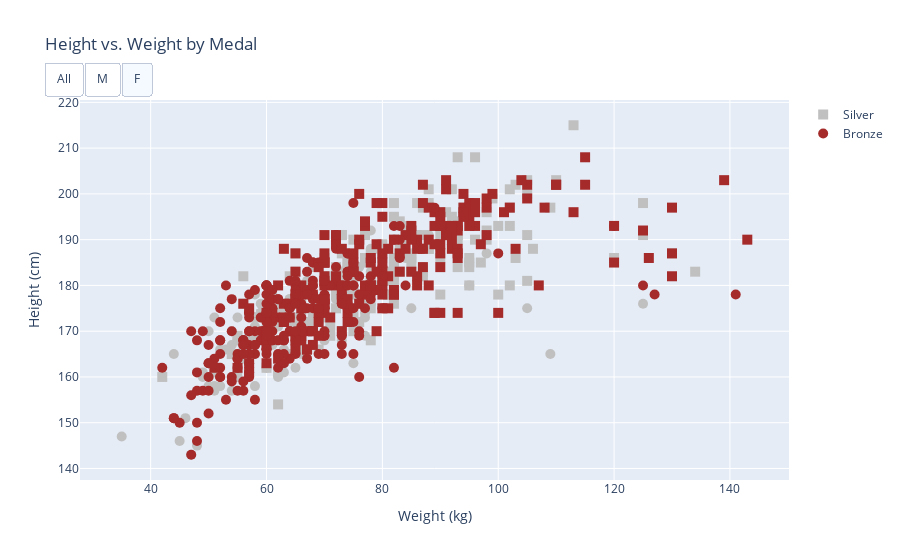

The cell this chart's notebook holds for it:
### Code cell
# Update the layout
fig.update_layout(
    title='Height vs. Weight by Medal',
    xaxis_title='Weight (kg)',
    yaxis_title='Height (cm)',
    updatemenus=[dict(
        type='buttons',
        direction='left',
        buttons=list([
            dict(
                label='All',
                method='update',
                args=[{'visible': [True, True, True]}]
            ),
            dict(
                label='M',
                method='update',
                args=[{'visible': [True, False, True]}]
            ),
            dict(
                label='F',
                method='update',
                args=[{'visible': [False, True, True]}]
            )
        ]),
        showactive=True,
        x=0.1,
        y=1.1
    )]
)
# Show the plot
fig.show()

### Figure 1 — Plotly figure (JSON) as saved in the notebook; plotly's stock layout.template omitted (floating-point values rounded to 4 significant figures; data arrays with more than 128 entries replaced by an {"elided": "..."} marker saying what was removed)
{"data": [{"marker": {"color": {"elided": "796 str values"}, "size": 10, "symbol": {"elided": "796 str values"}}, "mode": "markers", "name": "Gold", "type": "scatter", "visible": false, "x": {"elided": "796 int values"}, "y": {"elided": "796 int values"}}, {"marker": {"color": {"elided": "771 str values"}, "size": 10, "symbol": {"elided": "771 str values"}}, "mode": "markers", "name": "Silver", "type": "scatter", "visible": true, "x": {"elided": "771 int values"}, "y": {"elided": "771 int values"}}, {"marker": {"color": {"elided": "862 str values"}, "size": 10, "symbol": {"elided": "862 str values"}}, "mode": "markers", "name": "Bronze", "type": "scatter", "visible": true, "x": {"elided": "862 int values"}, "y": {"elided": "862 int values"}}], "layout": {"autosize": true, "title": {"text": "Height vs. Weight by Medal"}, "updatemenus": [{"active": 2, "buttons": [{"args": [{"visible": [true, true, true]}], "label": "All", "method": "update"}, {"args": [{"visible": [true, false, true]}], "label": "M", "method": "update"}, {"args": [{"visible": [false, true, true]}], "label": "F", "method": "update"}], "direction": "left", "showactive": true, "type": "buttons", "x": 0.1, "y": 1.1}], "xaxis": {"autorange": true, "range": [27.56, 150.4], "title": {"text": "Weight (kg)"}, "type": "linear"}, "yaxis": {"autorange": true, "range": [135.7, 222.3], "title": {"text": "Height (cm)"}, "type": "linear"}}}
